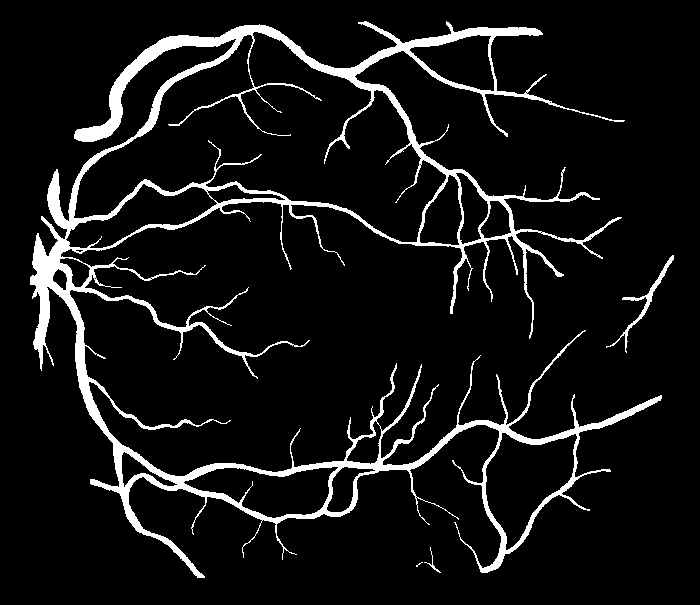
#> input picture data/parsed_dataset/stare/ground/im0001.png, 700 x 605 px
$ python -i MaskFinder.py   (imports and definitions only)
#> lines starting #> are read from the running program, lines starting #| are printed output that depends on the picture; after the words box and inside, x2 and y2 are one past the last pixel; in counts of white or black regions, pixels touching at a corner belong together
import sys
# [2 lines not run here, left out]

import os
import numpy as np
import cv2

#===============================================================#
#                                                               #
#===============================================================#
def binarize_image(input_image_path, output_image_path):
    # Read the image as a NumPy array
    image = cv2.imread(input_image_path)
#> image is the input picture: shape (605, 700, 3); 8% white; 4 white regions (1 under 20 px), largest, box (x1, y1, x2, y2) and area: (30, 21, 662, 578) 33220, (606, 255, 674, 353) 517, (424, 547, 441, 573) 52

    # Convert the image to grayscale
    grayscale_image = cv2.cvtColor(image, cv2.COLOR_BGR2GRAY)

    threshold = np.mean(grayscale_image)/3-5
#> threshold = 1.78
    _, mask = cv2.threshold(grayscale_image, max(0,threshold), 1, cv2.THRESH_BINARY)
    nn_mask = np.zeros((mask.shape[0]+2,mask.shape[1]+2),np.uint8)
    new_mask = (1-mask).astype(np.uint8)
    width = new_mask.shape[1]
#> width = 700
    height = new_mask.shape[0]
#> height = 605
    _, new_mask, _, _ = cv2.floodFill(new_mask, nn_mask, (0,0), (0), cv2.FLOODFILL_MASK_ONLY)
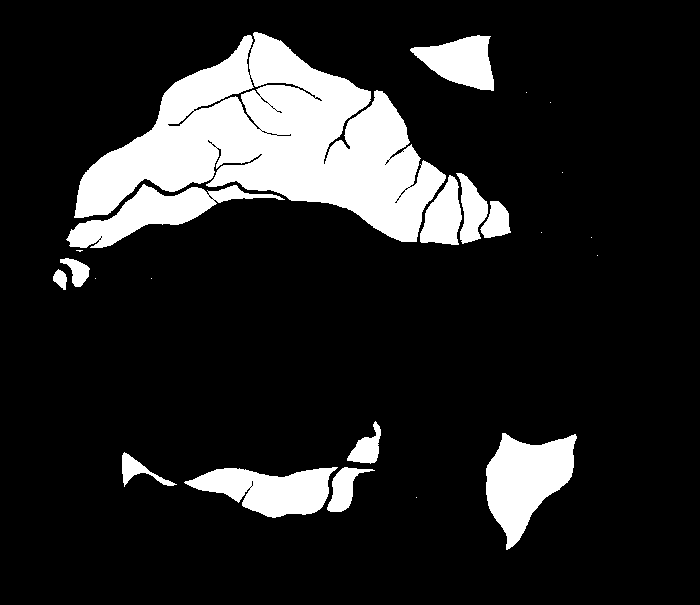
#> new_mask: shape (605, 700); values 0 (black) and 1 (white), 14.8% white; 23 white regions (10 under 20 px), largest, box (x1, y1, x2, y2) and area: (74, 32, 446, 242) 37623, (486, 433, 577, 550) 6066, (66, 184, 285, 248) 4708
    _, new_mask, _, _ = cv2.floodFill(new_mask, nn_mask, (width - 1, height - 1), (0), cv2.FLOODFILL_MASK_ONLY)
    _, new_mask, _, _ = cv2.floodFill(new_mask, nn_mask, (width - 1, 0), (0), cv2.FLOODFILL_MASK_ONLY)
    _, new_mask, _, _ = cv2.floodFill(new_mask, nn_mask, (0, height - 1), (0), cv2.FLOODFILL_MASK_ONLY)

    mask = mask + new_mask
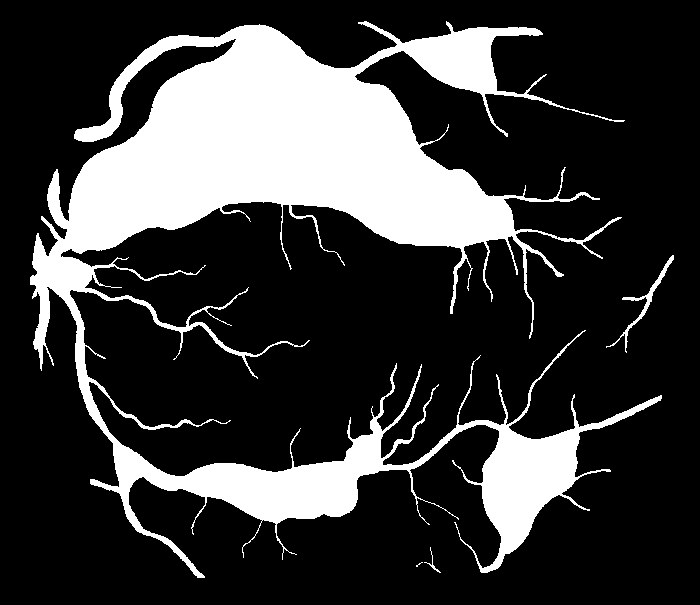
#> mask: shape (605, 700); values 0 (black) and 1 (white), 22.8% white; 4 white regions (1 under 20 px), largest, box (x1, y1, x2, y2) and area: (30, 21, 662, 578) 95839, (606, 255, 674, 353) 517, (424, 547, 441, 573) 52
    kernel = cv2.getStructuringElement(cv2.MORPH_RECT, (60,  60))
    mask = cv2.erode(mask, kernel)
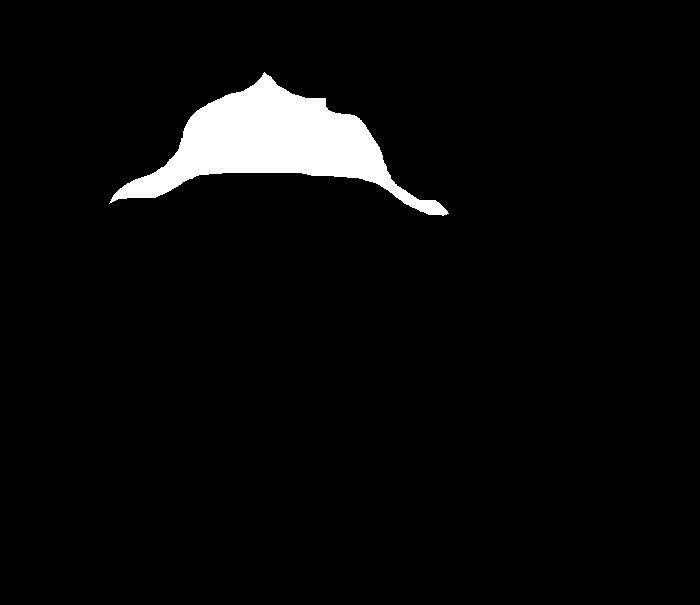
#> mask: shape (605, 700); values 0 (black) and 1 (white), 4% white; 1 white region, box (x1, y1, x2, y2) and area: (109, 72, 449, 216) 17075
    mask = cv2.dilate(mask, kernel)
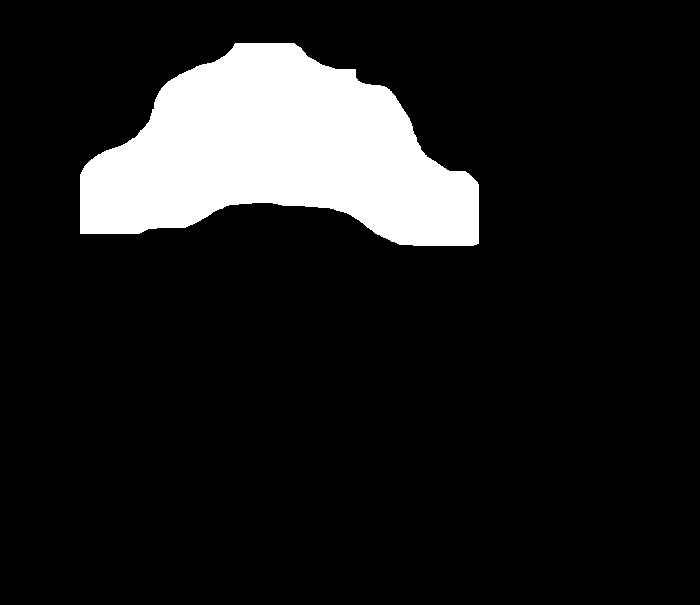
#> mask: shape (605, 700); values 0 (black) and 1 (white), 12% white; 1 white region, box (x1, y1, x2, y2) and area: (80, 43, 479, 246) 50941

    # Invert the mask
    inverted_mask = cv2.bitwise_not(mask)

    # Create a blank image with the same size as the original image
    binarized_image = np.zeros_like(image)

    # Set the pixels in the output image to black or white based on the mask
    binarized_image[inverted_mask == 0] = [0, 0, 0]
    binarized_image[inverted_mask == 255] = [255, 255, 255]

    # now revert the binarized_image to its negative
    binarized_image = cv2.bitwise_not(binarized_image)

    # Save the binarized image in PNG format
    cv2.imwrite(output_image_path, binarized_image)

#===============================================================#
#                                                               #
#===============================================================#
# [12 lines left out: function is_window_outside_mask, not called in this run]

#===============================================================#
#                                                               #
#===============================================================#
def remove_outer_rim(input_image_name: str,
                     input_extension: str = ".png",
                     output_extension: str = ".png"):

    no_rim_input_image_name = None
    if not input_image_name.endswith(input_extension):
        return no_rim_input_image_name

    try:

        input_image_short_name = os.path.basename(input_image_name)
        input_image_name_without_ext = os.path.splitext(input_image_short_name)[0]
        input_image_directory = os.path.dirname(input_image_name)

        binarized_input_image_name = os.path.join(input_image_directory, input_image_name_without_ext + "_no_rim_binarized" + output_extension)
        no_rim_input_image_name = os.path.join(input_image_directory, input_image_name_without_ext + "_no_rim" + output_extension)
        binarize_image(input_image_name, binarized_input_image_name)

        # Read the image as a NumPy array
        binarized_input_image = cv2.imread(binarized_input_image_name)

        # find min x of white pixel in binarized_input_image
        white_pixel_indices = np.where(binarized_input_image == 255)
        min_x = np.min(white_pixel_indices[1])
#> min_x = 80
        max_x = np.max(white_pixel_indices[1])
#> max_x = 478
        min_y = np.min(white_pixel_indices[0])
#> min_y = 43
        max_y = np.max(white_pixel_indices[0])
#> max_y = 245

        # now cut down the input_image_name to the rectange (min_x, min_y, max_x, max_y))
        input_image = cv2.imread(input_image_name)
        no_rim_image = input_image[min_y:max_y, min_x:max_x]
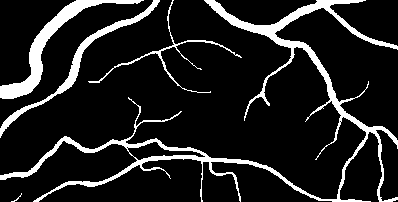
#> no_rim_image: shape (202, 398, 3); 12.6% white; 5 white regions (1 under 20 px), largest, box (x1, y1, x2, y2) and area: (0, 0, 398, 202) 6361, (0, 0, 144, 99) 1925, (0, 0, 160, 138) 1293, (88, 0, 242, 93) 543

        # now create a mask where pixels with all grayscale_no_rim_image below threshold are black, all others are as they are
        no_rim_binarized_image = binarized_input_image[min_y:max_y, min_x:max_x]
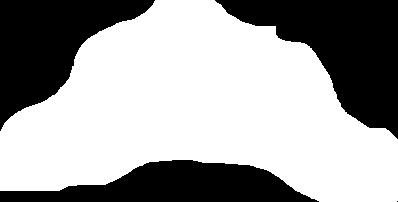
#> no_rim_binarized_image: shape (202, 398, 3); 63.2% white; 4 black regions (1 under 20 px), largest, box (x1, y1, x2, y2) and area: (215, 0, 398, 139) 11893, (0, 0, 155, 131) 9687, (0, 160, 319, 202) 7995
        _, no_rim_mask = cv2.threshold(no_rim_binarized_image, 0, 255, cv2.THRESH_BINARY)

        # now write the mask to the no_rim_image
        no_rim_image[np.all(no_rim_mask == [0, 0, 0], axis=-1)] = [0, 0, 0]
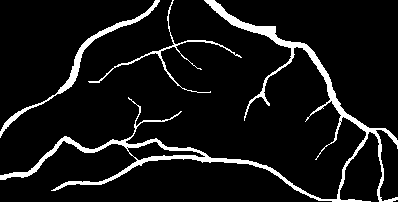
#> no_rim_image: shape (202, 398, 3); 8% white; 3 white regions, box (x1, y1, x2, y2) and area: (0, 0, 398, 202) 4887, (0, 0, 160, 138) 1005, (88, 0, 242, 93) 543
        cv2.imwrite(no_rim_input_image_name, no_rim_image)

        if os.path.exists(binarized_input_image_name):
            os.remove(binarized_input_image_name)

    except Exception as e:
        print("Exception in remove_outer_rim: " + str(e))

    return no_rim_input_image_name

#===============================================================#
#                                                               #
#===============================================================#
# [31 lines left out: function get_outer_rim_rect, not called in this run]

>>> result = remove_outer_rim('../../data/parsed_dataset/stare/ground/im0001.png')

$ run again, on data/parsed_dataset/stare/ground/im0002.png
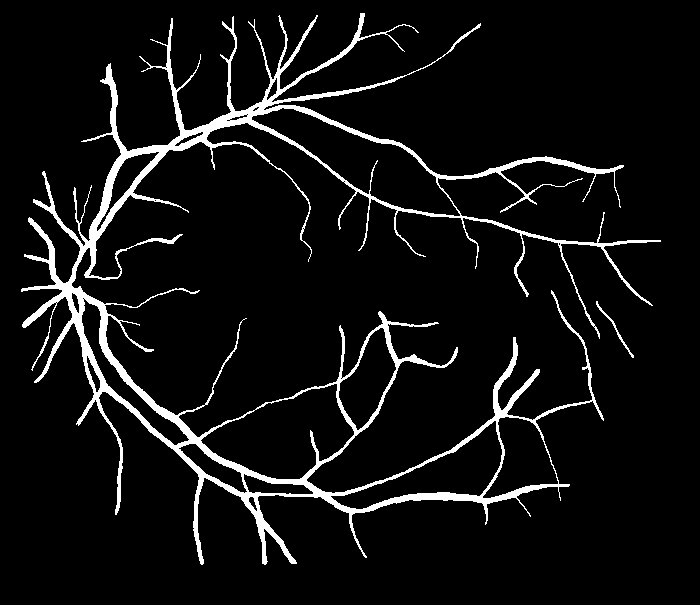
#> input picture data/parsed_dataset/stare/ground/im0002.png, 700 x 605 px
#> in binarize_image, image is the input picture: shape (605, 700, 3); 6.7% white; 2 white regions, box (x1, y1, x2, y2) and area: (21, 13, 661, 565) 28056, (596, 301, 634, 358) 149
#> threshold = 0.661
#> in binarize_image, `mask = cv2.dilate(mask, kernel)`:
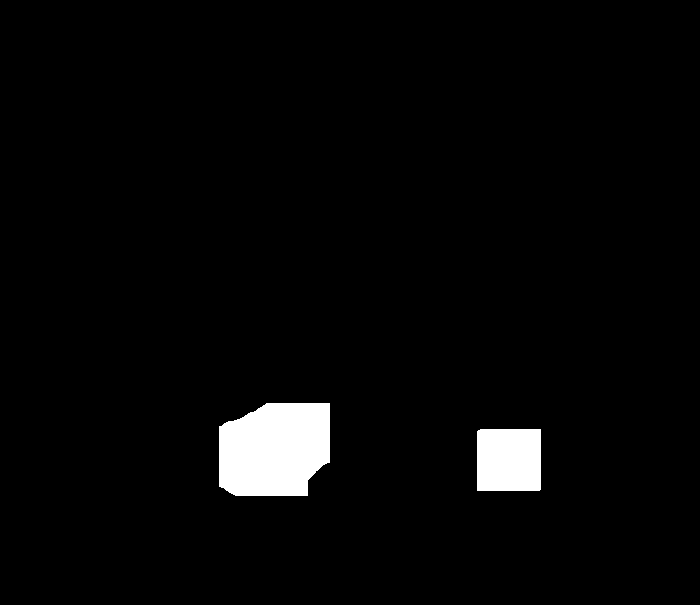
#> mask: shape (605, 700); values 0 (black) and 1 (white), 3.1% white; 2 white regions, box (x1, y1, x2, y2) and area: (219, 403, 330, 496) 9057, (477, 429, 541, 491) 3963
#> min_x = 219
#> max_x = 540
#> min_y = 403
#> max_y = 495
#> no_rim_binarized_image: shape (92, 321, 3); 43.6% white; 2 white regions, box (x1, y1, x2, y2) and area: (0, 0, 111, 92) 8984, (258, 26, 321, 88) 3902
#> in remove_outer_rim, `no_rim_image[np.all(no_rim_mask == [0, 0, 0], axis=-1)] = [0, 0, 0]`:
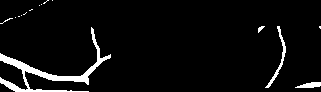
#> no_rim_image: shape (92, 321, 3); 5% white; 15 white regions (11 under 20 px), largest, box (x1, y1, x2, y2) and area: (0, 27, 111, 92) 1120, (265, 26, 286, 88) 190, (295, 82, 321, 88) 106, (258, 26, 265, 33) 24

$ run again, on data/parsed_dataset/stare/ground/im0003.png
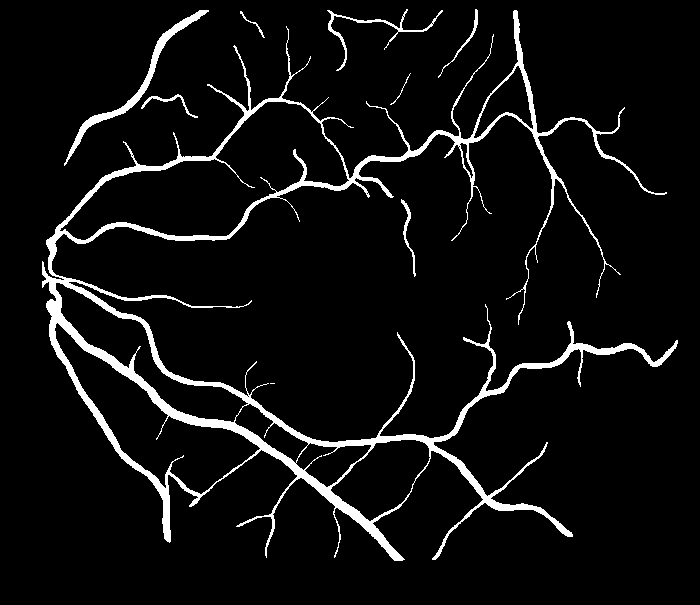
#> input picture data/parsed_dataset/stare/ground/im0003.png, 700 x 605 px
#> in binarize_image, image is the input picture: shape (605, 700, 3); 6% white; 9 white regions (1 under 20 px), largest, box (x1, y1, x2, y2) and area: (42, 10, 678, 561) 22672, (64, 10, 209, 166) 1417, (327, 9, 443, 71) 561
#> threshold = 0.087
#> in binarize_image, `mask = cv2.dilate(mask, kernel)`:
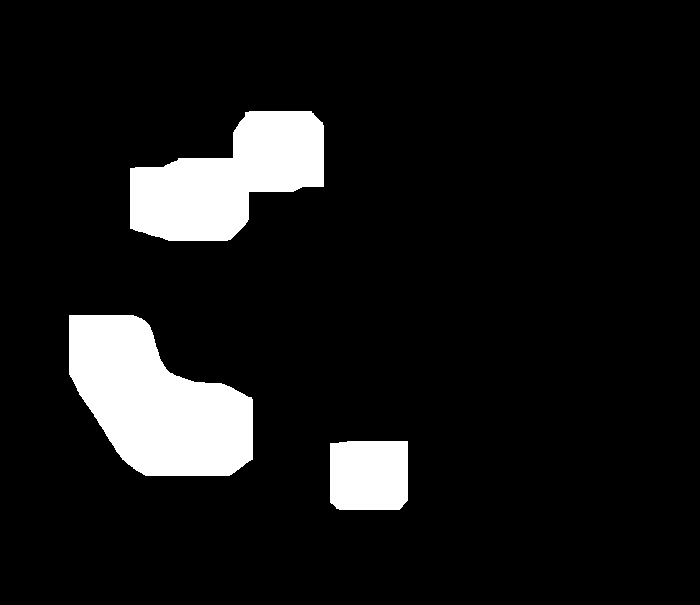
#> mask: shape (605, 700); values 0 (black) and 1 (white), 9.5% white; 3 white regions, box (x1, y1, x2, y2) and area: (69, 315, 253, 476) 19594, (130, 111, 324, 241) 15508, (330, 441, 408, 510) 5281
#> min_x = 69
#> max_x = 407
#> min_y = 111
#> max_y = 509
#> no_rim_binarized_image: shape (398, 338, 3); 29.9% white; 3 white regions, box (x1, y1, x2, y2) and area: (0, 204, 184, 365) 19594, (61, 0, 255, 130) 15508, (261, 330, 338, 398) 5160
#> in remove_outer_rim, `no_rim_image[np.all(no_rim_mask == [0, 0, 0], axis=-1)] = [0, 0, 0]`:
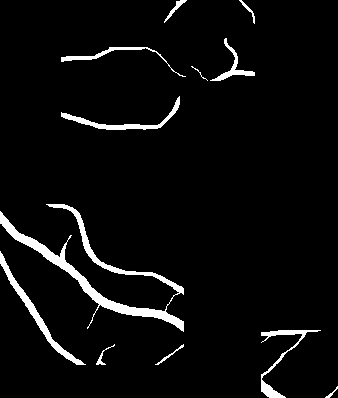
#> no_rim_image: shape (398, 338, 3); 4.5% white; 12 white regions, largest, box (x1, y1, x2, y2) and area: (0, 204, 184, 332) 2863, (0, 251, 86, 365) 856, (61, 96, 180, 130) 627

$ run again, on data/parsed_dataset/stare/ground/im0004.png
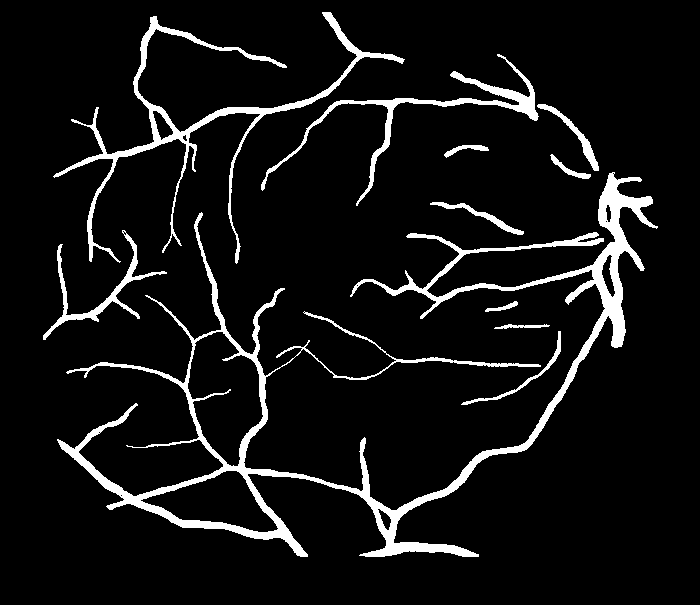
#> input picture data/parsed_dataset/stare/ground/im0004.png, 700 x 605 px
#> in binarize_image, image is the input picture: shape (605, 700, 3); 7.4% white; 11 white regions, largest, box (x1, y1, x2, y2) and area: (57, 172, 658, 557) 19256, (53, 12, 405, 264) 5710, (261, 54, 539, 206) 2842
#> threshold = 1.3
#> inverted_mask: shape (605, 700); values 254 (black) and 255 (white), 98.7% white; 1 black region, box (x1, y1, x2, y2) and area: (192, 355, 263, 434) 5491
#> min_x = 192
#> max_x = 262
#> min_y = 355
#> max_y = 433
#> no_rim_binarized_image: shape (78, 70, 3); 98.3% white; 3 black regions (1 under 20 px), largest, box (x1, y1, x2, y2) and area: (0, 62, 6, 78) 55, (66, 0, 70, 10) 29
#> in remove_outer_rim, `no_rim_image[np.all(no_rim_mask == [0, 0, 0], axis=-1)] = [0, 0, 0]`:
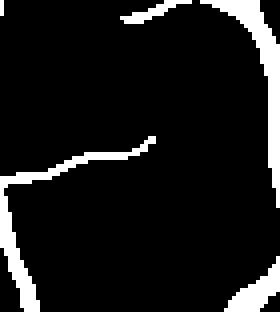
#> no_rim_image: shape (78, 70, 3) (shown 4 times larger); 9.8% white; 5 white regions (1 under 20 px), largest, box (x1, y1, x2, y2) and area: (50, 0, 70, 52) 209, (0, 34, 39, 78) 198, (56, 64, 70, 78) 86, (30, 0, 48, 6) 38
